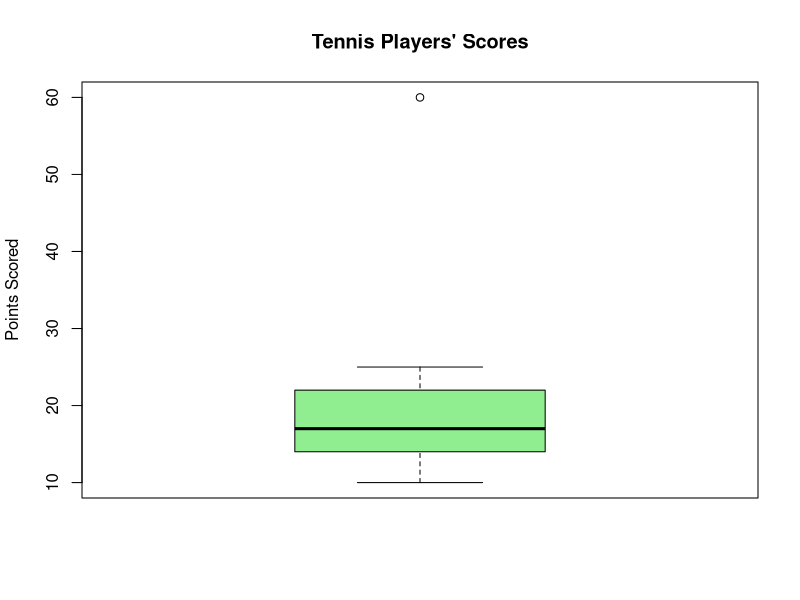

Recreate this plot in R.
points <- c(10, 12, 14, 15, 16,
            18, 20, 22, 25, 60)

boxplot(points,
        main = "Tennis Players' Scores",
        ylab = "Points Scored",
        col = "lightgreen")

# Identify outliers
box <- boxplot.stats(points)
print(box$out)
